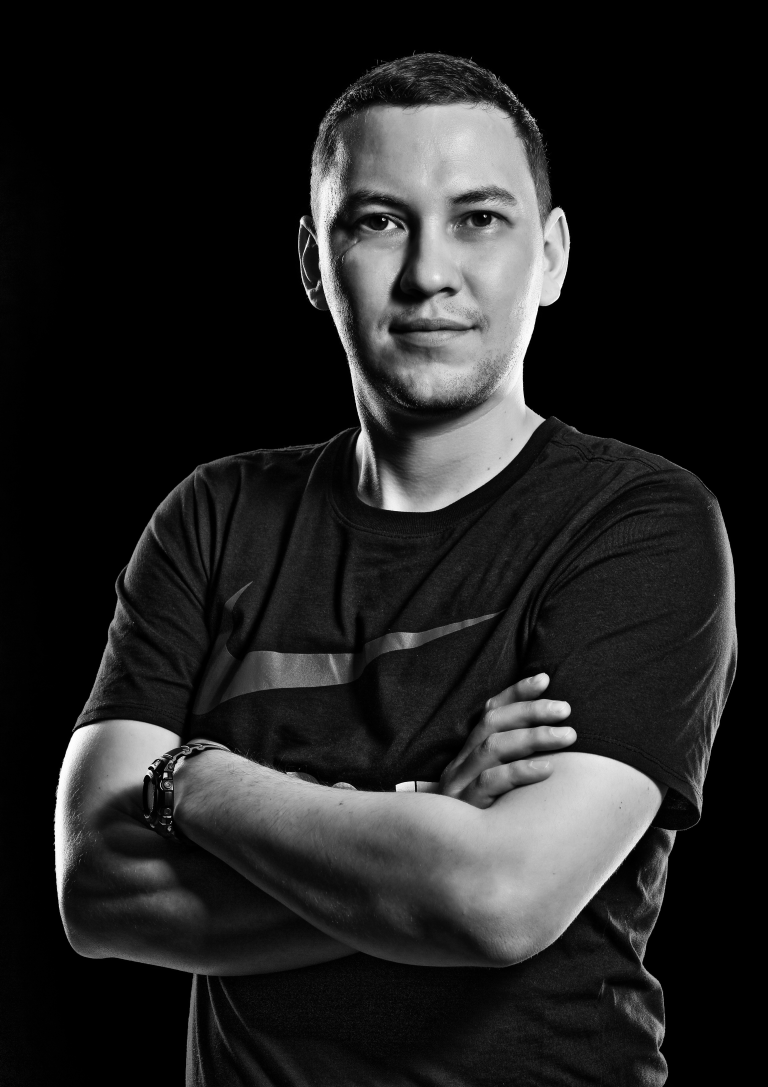
#> input picture day84/boy.jpg, 3840 x 5435 px (shown at 1/5 size)
$ python main.py
#> lines starting #> are read from the running program, lines starting #| are printed output that depends on the picture
from PIL import Image, ImageDraw, ImageFont


def watermark_text(input_image_path,
                   output_image_path,
                   text, pos):
#> called with input_image_path = 'boy.jpg', output_image_path = 'watermarked.jpg', text = 'lenargasimov.dev', pos = (100, 100)
    photo = Image.open(input_image_path)
#> photo is the input picture: PIL image 3840x5435 RGB; min 0, max 255, mean 35.3

    # make the image editable
    drawing = ImageDraw.Draw(photo)

    black = (235, 241, 245)  # Color
    font = ImageFont.truetype("Pillow/Tests/fonts/Arial.ttf", 150)  # Font
    drawing.text(pos, text, fill=black, font=font)
    photo.show()
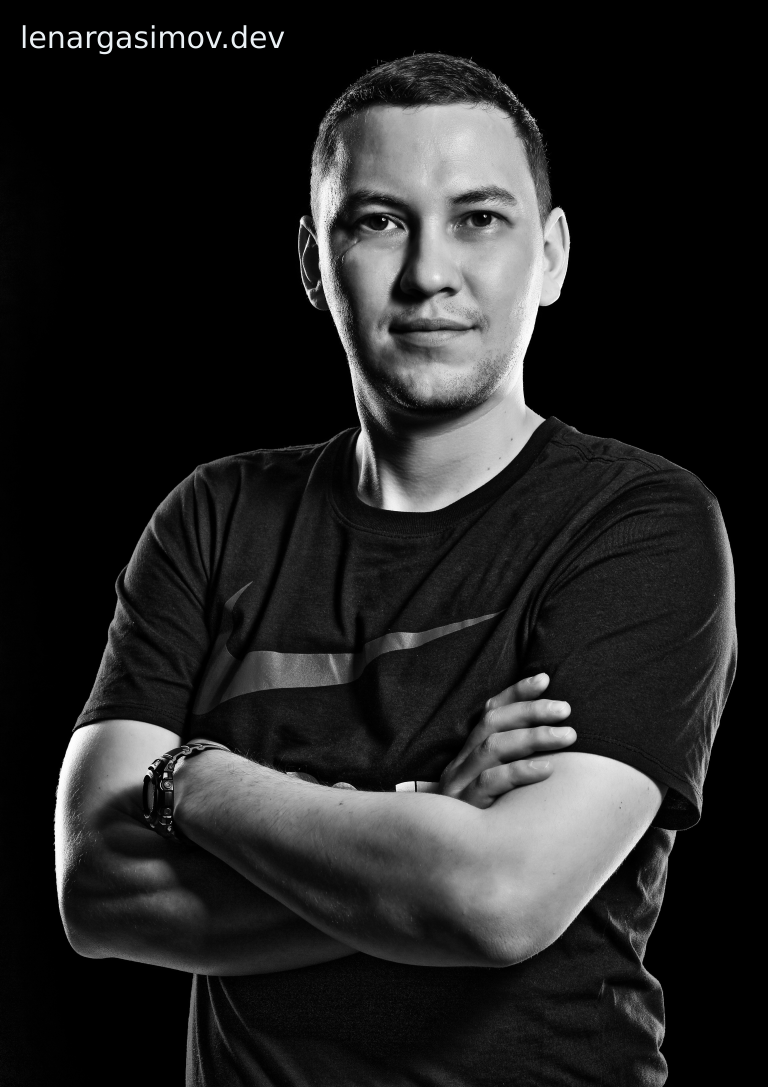
#> shown: PIL image 3840x5435 RGB (shown at 1/5 size); mean R, G, B 35.8, 35.8, 35.8
    photo.save(output_image_path)


if __name__ == '__main__':
    img = 'boy.jpg'
    watermark_text(img, 'watermarked.jpg',
                   text='lenargasimov.dev',
                   pos=(100, 100))
